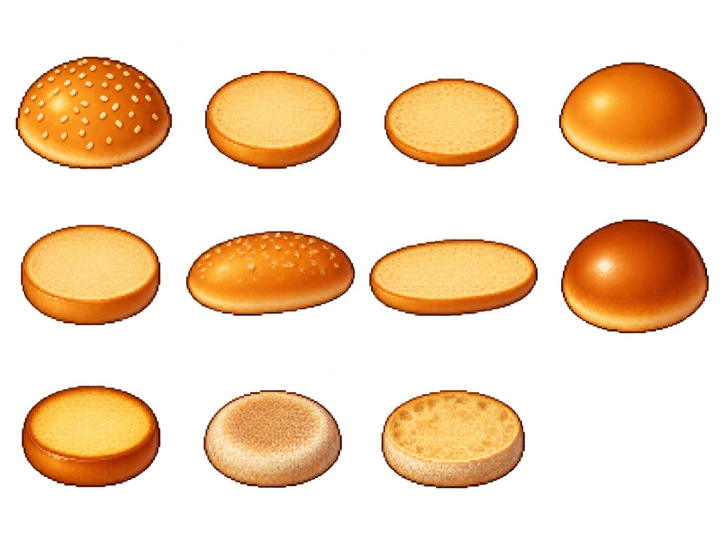
#> input picture assets/fp_src/sheet_buns.png, 1448 x 1086 px (shown at 1/2 size)
$ python extract_fp_sprites.py
#> lines starting #> are read from the running program, lines starting #| are printed output that depends on the picture; after the words box and inside, x2 and y2 are one past the last pixel; in counts of white or black regions, pixels touching at a corner belong together
"""Cut the 52 ingredient sprites (I01..I52) and 20 burger sprites (B01..B20) out of the
transparent sheets in assets/fp_src, clean the alpha, trim, and write:

    assets/fp/ing/I01.png ... I52.png
    assets/fp/burger/B01.png ... B20.png
    js/fp_sprites.js          (window.FP_SPR = { I01: {w,h}, ... }  -- JS so it works from file://)
    tools/_debug/fp/contact_*.png  (contact sheets for eyeballing)

usage:  python3 -I tools/extract_fp_sprites.py
"""
import json
import os

import cv2
import numpy as np
from PIL import Image, ImageDraw

ROOT = os.path.dirname(os.path.dirname(os.path.abspath(__file__)))
SRC = os.path.join(ROOT, 'assets', 'fp_src')
OUT = os.path.join(ROOT, 'assets', 'fp')
DBG = os.path.join(ROOT, 'tools', '_debug', 'fp')

# file, id prefix, first number, items per row (row-major reading order)
SHEETS = [
    ('sheet_buns.png',         'I', 1,  [4, 4, 3]),
    ('sheet_patties.png',      'I', 12, [4, 4, 4]),
    ('sheet_cheese_veg.png',   'I', 24, [4, 4, 4, 4]),
    ('sheet_sauces.png',       'I', 40, [4, 4, 4, 1]),
    ('sheet_combos.png',       'B', 1,  [4, 4, 4]),
    ('sheet_combos_extra.png', 'B', 13, [4, 4]),
]

ALPHA_ON = 150          # pixels at least this opaque are "ink"; everything below is halo/noise
MERGE_PX = 17           # dilation radius used only to group the pieces of one item together
MIN_AREA = 1500         # ignore specks (area of the dilated group)


def clean_sheet(path, counts):
#> called with path = 'assets/fp_src/sheet_buns.png'
    im = np.array(Image.open(path).convert('RGBA'))
#> im is the input picture: shape (1086, 1448, 4); mean R, G, B, A 81.8, 48.3, 19.1, 80.2
    a = im[..., 3]
    ink = (a >= ALPHA_ON).astype(np.uint8)
#> ink: shape (1086, 1448); values 0 (black) and 1 (white), 31.8% white; 11 white regions, largest, box (x1, y1, x2, y2) and area: (32, 114, 344, 338) 54123, (1122, 439, 1417, 666) 52624, (1118, 125, 1414, 331) 47307
    # thin grid lines / hairlines (sauce sheet) vanish under a 5x5 opening, outlines (>=3px) survive
    ink = cv2.morphologyEx(ink, cv2.MORPH_OPEN, cv2.getStructuringElement(cv2.MORPH_ELLIPSE, (5, 5)))
#> ink: shape (1086, 1448); values 0 (black) and 1 (white), 31.7% white; 11 white regions, largest, box (x1, y1, x2, y2) and area: (32, 114, 344, 338) 54075, (1122, 439, 1417, 666) 52589, (1118, 125, 1414, 331) 47274
    want = sum(counts)
    # Grow the grouping radius until the group count matches; start large (keeps loose piles like
    # sesame / salt together) and shrink when neighbouring items touch each other.
    chosen = None
    for r in range(MERGE_PX, 2, -1):
        k = cv2.getStructuringElement(cv2.MORPH_ELLIPSE, (r * 2 + 1, r * 2 + 1))
        grp = cv2.dilate(ink, k)
        n, lab, st, cen = cv2.connectedComponentsWithStats(grp, connectivity=8)
        groups = [i for i in range(1, n) if st[i, cv2.CC_STAT_AREA] >= MIN_AREA]
        if len(groups) == want:
            chosen = r
            break
#> this loop made 4 passes
#> (n, groups) on passes 1 to 4: (11, [1, 2, 3, 4, 5, 6, 7, 8, 9, 10]), (11, [1, 2, 3, 4, 5, 6, 7, 8, 9, 10]), (11, [1, 2, 3, 4, 5, 6, 7, 8, 9, 10]), (12, [1, 2, 3, 4, 5, 6, 7, 8, 9, 10, 11])
#> pass 1, in clean_sheet, `n, lab, st, cen = cv2.connectedComponentsWithStats(grp, connectivity=8)`:
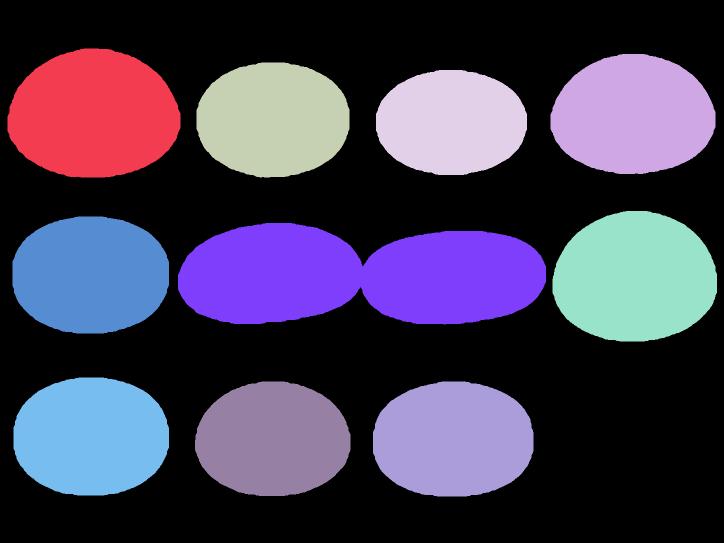
#> lab: shape (1086, 1448) int32 (shown at 1/2 size); 11 distinct labels, from 0 to 10; one colour per label, 0 black
#> after the loop:
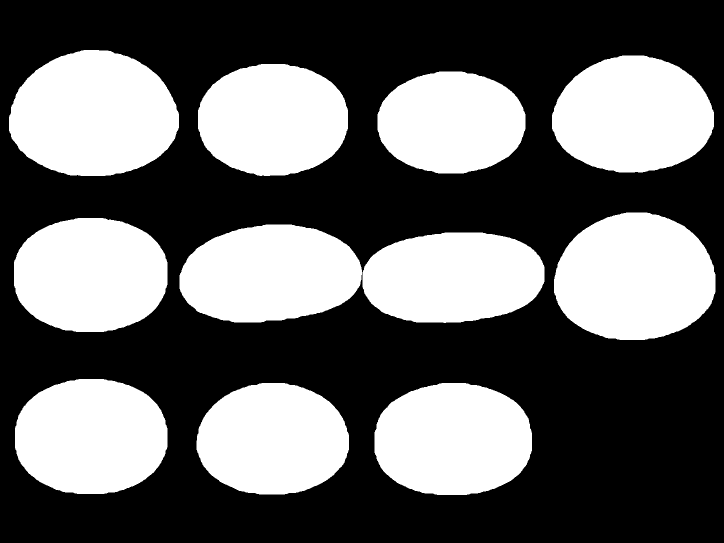
#> grp: shape (1086, 1448) (shown at 1/2 size); values 0 (black) and 1 (white), 40% white; 11 white regions, largest, box (x1, y1, x2, y2) and area: (18, 100, 358, 352) 66840, (1108, 425, 1431, 680) 65016, (1104, 111, 1428, 345) 59206
    if chosen is None:
        # fall back to the largest radius and keep the biggest `want` groups
        r = MERGE_PX
        k = cv2.getStructuringElement(cv2.MORPH_ELLIPSE, (r * 2 + 1, r * 2 + 1))
        grp = cv2.dilate(ink, k)
        n, lab, st, cen = cv2.connectedComponentsWithStats(grp, connectivity=8)
        groups = [i for i in range(1, n) if st[i, cv2.CC_STAT_AREA] >= MIN_AREA]
        groups.sort(key=lambda i: -st[i, cv2.CC_STAT_AREA])
        print('  !! %s: found %d groups, expected %d (no radius matched)' % (os.path.basename(path), len(groups), want))
        groups = groups[:want]
    else:
        print('  %s: grouping radius %d' % (os.path.basename(path), chosen))
    # reading order: split by rows using the expected counts
    groups.sort(key=lambda i: cen[i][1])
    ordered, p = [], 0
    for c in counts:
        row = sorted(groups[p:p + c], key=lambda i: cen[i][0])
        ordered += row
        p += c
#> this loop made 3 passes
#> ordered on passes 1 to 3: [1, 3, 4, 2], [1, 3, 4, 2, 6, 7, 8, 5], [1, 3, 4, 2, 6, 7, 8, 5, 9, 10, 11]
#> after the loop, p = 11
    sprites = []
    for gi in ordered:
        sel = (lab == gi)
        px = sel & (ink > 0)
        ys, xs = np.where(px)
        y0, y1, x0, x1 = ys.min(), ys.max() + 1, xs.min(), xs.max() + 1
        crop = im[y0:y1, x0:x1].copy()
        m = px[y0:y1, x0:x1]
        crop[..., 3] = np.where(m, 255, 0).astype(np.uint8)
        crop[~m, :3] = 0
        sprites.append(crop)
#> this loop made 11 passes
#> (gi, y0, y1, x0, x1) on passes 2 to 8: (3, 142, 338, 410, 682), (4, 157, 333, 769, 1037), (2, 125, 331, 1118, 1414), (6, 450, 650, 42, 321), (7, 463, 631, 373, 710), (8, 479, 632, 739, 1075), (5, 439, 666, 1122, 1417)
#> (y0, y1, x0, x1) on passes 1, 9, 10, 11: (114, 338, 32, 344), (772, 974, 44, 321), (780, 975, 407, 684), (780, 976, 763, 1050)
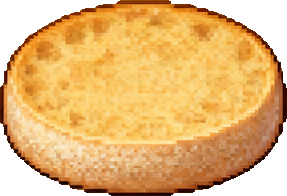
#> crop: shape (196, 287, 4); mean R, G, B, A 183, 136.7, 71.5, 207.3; transparent parts drawn white
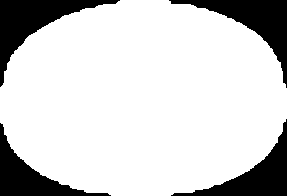
#> m: shape (196, 287) bool; 81.3% white; 4 black regions, box (x1, y1, x2, y2) and area: (0, 0, 120, 87) 2956, (169, 0, 287, 88) 2779, (171, 119, 287, 196) 2498, (0, 123, 111, 196) 2284
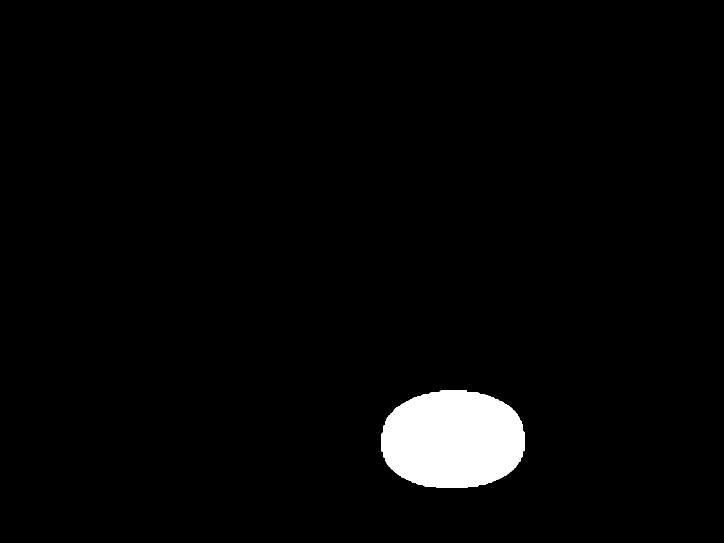
#> px: shape (1086, 1448) bool (shown at 1/2 size); 2.9% white; 1 white region, box (x1, y1, x2, y2) and area: (763, 780, 1050, 976) 45735
#> after the loop, sprites = 11 items
    return sprites


def contact_sheet(items, name, cols=6, cell=190):
    rows = (len(items) + cols - 1) // cols
    sheet = Image.new('RGB', (cols * cell, rows * (cell + 20)), (96, 100, 108))
    d = ImageDraw.Draw(sheet)
    for i, (key, arr) in enumerate(items):
        im = Image.fromarray(arr)
        s = min((cell - 16) / im.width, (cell - 16) / im.height, 1.0)
        im = im.resize((max(1, int(im.width * s)), max(1, int(im.height * s))), Image.LANCZOS)
        cx, cy = (i % cols) * cell, (i // cols) * (cell + 20)
        sheet.paste(im, (cx + (cell - im.width) // 2, cy + (cell - im.height) // 2), im)
        d.text((cx + 6, cy + cell), key, fill=(255, 255, 255))
    sheet.save(os.path.join(DBG, name))


def main():
    os.makedirs(os.path.join(OUT, 'ing'), exist_ok=True)
    os.makedirs(os.path.join(OUT, 'burger'), exist_ok=True)
    os.makedirs(DBG, exist_ok=True)
    manifest, ing_items, bur_items = {}, [], []
    for fn, pre, first, counts in SHEETS:
        sprites = clean_sheet(os.path.join(SRC, fn), counts)
        print('%-24s -> %d sprites' % (fn, len(sprites)))
#| sheet_buns.png           -> 11 sprites
        for j, arr in enumerate(sprites):
            key = '%s%02d' % (pre, first + j)
            sub = 'ing' if pre == 'I' else 'burger'
            Image.fromarray(arr).save(os.path.join(OUT, sub, key + '.png'), optimize=True)
            manifest[key] = {'w': int(arr.shape[1]), 'h': int(arr.shape[0])}
            (ing_items if pre == 'I' else bur_items).append((key, arr))
#> this loop made 11 passes
#> key on passes 1 to 11: 'I01', 'I02', 'I03', 'I04', 'I05', 'I06', 'I07', 'I08', 'I09', 'I10', 'I11'
#> pass 1, in main, `Image.fromarray(arr).save(os.path.join(OUT, sub, key + '.png'), optimi..`:
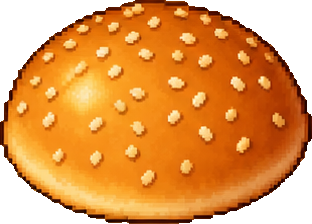
#> saved as I01.png: PIL image 312x224 RGBA; mean R, G, B, A 168.9, 96.3, 25.5, 197.3; transparent parts drawn white
#> pass 2, in main, `Image.fromarray(arr).save(os.path.join(OUT, sub, key + '.png'), optimi..`:
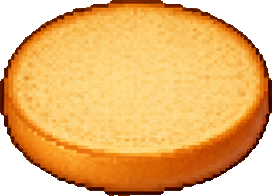
#> saved as I02.png: PIL image 272x196 RGBA; mean R, G, B, A 183.8, 130.8, 60.1, 203.1; transparent parts drawn white
#> after the loop, manifest = 11 items
#> pass 2 of the loop in main, `for fn, pre, first, counts in SHEETS:`:
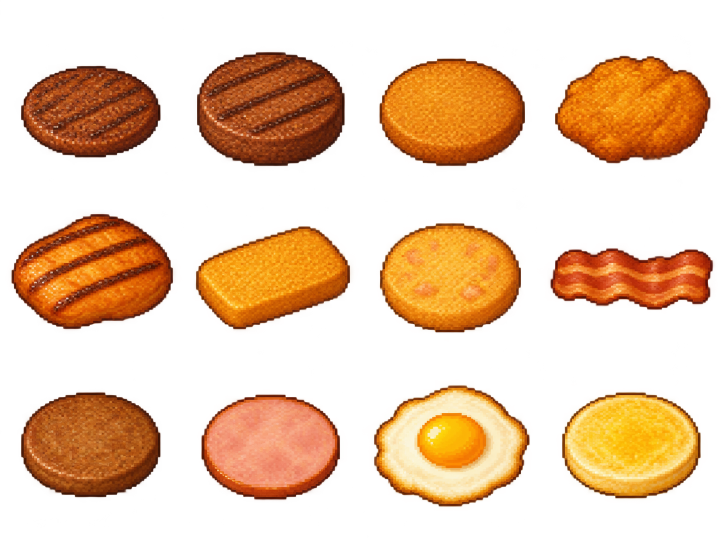
#> input picture assets/fp_src/sheet_patties.png, 1448 x 1086 px (shown at 1/2 size)
#> in clean_sheet, im is the input picture: shape (1086, 1448, 4); mean R, G, B, A 81.4, 42.9, 13.2, 90.7
#> the loop in clean_sheet (call 2), `for r in range(MERGE_PX, 2, -1):` made 1 pass
#> (n, groups) on pass 1: (13, [1, 2, 3, 4, 5, 6, 7, 8, 9, 10, 11, 12])
#|   sheet_patties.png: grouping radius 17
#> the loop in clean_sheet (call 2), `for c in counts:` made 3 passes
#> ordered on passes 1 to 3: [4, 1, 3, 2], [4, 1, 3, 2, 5, 7, 6, 8], [4, 1, 3, 2, 5, 7, 6, 8, 10, 12, 9, 11]
#> after the loop in clean_sheet (call 2), `for c in counts:`: p = 12
#> the loop in clean_sheet (call 2), `for gi in ordered:` made 12 passes
#> (gi, y0, y1, x0, x1) on passes 1, 4, 6, 9, 10, 11: (4, 132, 315, 42, 321), (2, 112, 326, 1110, 1421), (7, 453, 658, 392, 700), (10, 785, 994, 42, 321), (12, 789, 999, 403, 680), (9, 771, 1013, 748, 1059)
#> pass 1, in clean_sheet (call 2), `m = px[y0:y1, x0:x1]`:
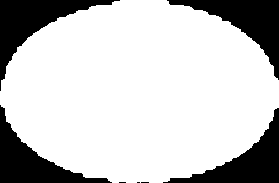
#> m: shape (183, 279) bool; 77.8% white; 7 black regions (3 under 20 px), largest, box (x1, y1, x2, y2) and area: (0, 0, 120, 91) 2988, (167, 0, 279, 80) 2876, (0, 105, 112, 183) 2741, (163, 108, 279, 183) 2730
#> after the loop in clean_sheet (call 2), `for gi in ordered:`: sprites = 12 items
#| sheet_patties.png        -> 12 sprites
#> the loop in main, `for j, arr in enumerate(sprites):` made 12 passes
#> pass 2, in main, `Image.fromarray(arr).save(os.path.join(OUT, sub, key + '.png'), optimi..`:
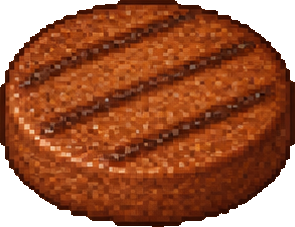
#> saved as I13.png: PIL image 295x227 RGBA; mean R, G, B, A 111.7, 47.6, 17.6, 207.6; transparent parts drawn white
#> after the loop in main, `for j, arr in enumerate(sprites):`: manifest = 23 items
#> pass 3 of the loop in main, `for fn, pre, first, counts in SHEETS:`:
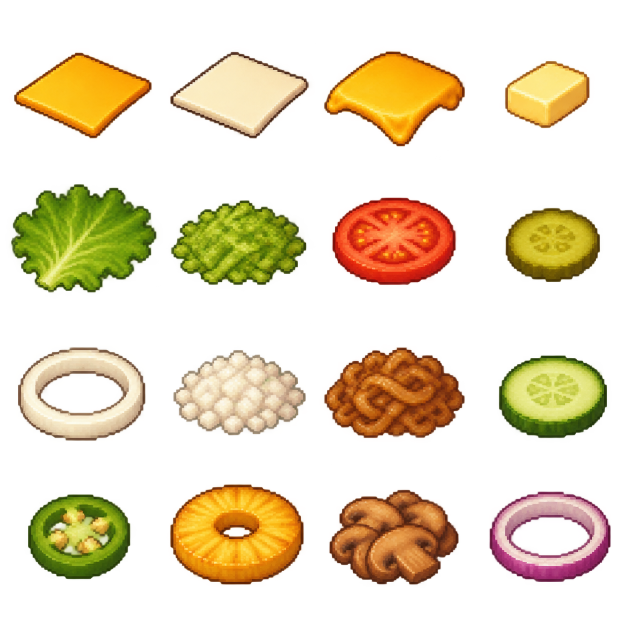
#> input picture assets/fp_src/sheet_cheese_veg.png, 1254 x 1254 px (shown at 1/2 size)
#> in clean_sheet, im is the input picture: shape (1254, 1254, 4); mean R, G, B, A 67.3, 50.2, 20.8, 78.2
#> a: shape (1254, 1254)
#> the loop in clean_sheet (call 3), `for r in range(MERGE_PX, 2, -1):` made 1 pass
#> (n, groups) on pass 1: (17, [1, 2, 3, 4, 5, 6, 7, 8, 9, 10, 11, 12, 13, 14, 15, 16])
#|   sheet_cheese_veg.png: grouping radius 17
#> the loop in clean_sheet (call 3), `for c in counts:` made 4 passes
#> ordered on passes 1 to 4: [3, 1, 2, 4], [3, 1, 2, 4, 5, 7, 6, 8], [3, 1, 2, 4, 5, 7, 6, 8, 9, 11, 10, 12], [3, 1, 2, 4, 5, 7, 6, 8, 9, 11, 10, 12, 16, 13, 14, 15]
#> after the loop in clean_sheet (call 3), `for c in counts:`: p = 16
#> the loop in clean_sheet (call 3), `for gi in ordered:` made 16 passes
#> (y0, y1, x0, x1) on passes 2, 3, 4, 5, 7, 8, 9, 11: (104, 276, 341, 617), (103, 292, 649, 929), (122, 256, 1011, 1179), (369, 584, 23, 312), (396, 569, 665, 911), (416, 564, 1012, 1200), (695, 881, 36, 290), (695, 875, 649, 929)
#> after the loop in clean_sheet (call 3), `for gi in ordered:`:
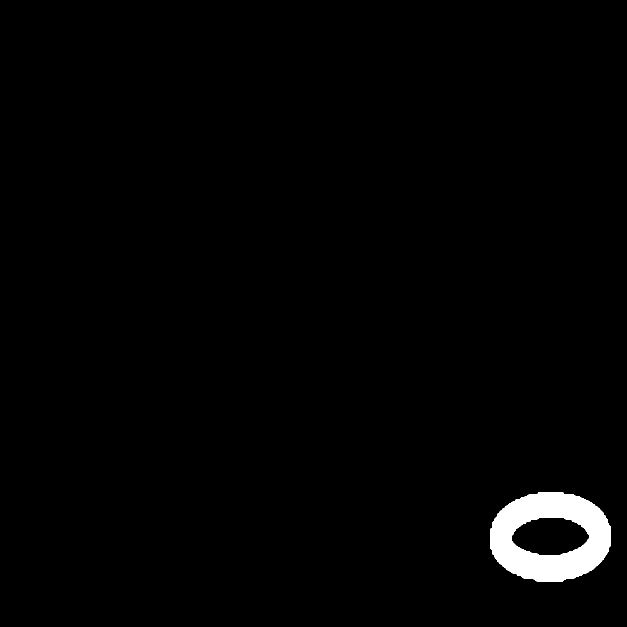
#> px: shape (1254, 1254) bool (shown at 1/2 size); 1.6% white; 1 white region, box (x1, y1, x2, y2) and area: (980, 984, 1221, 1164) 25750
#> after the loop in clean_sheet (call 3), `for gi in ordered:`: sprites = 16 items
#| sheet_cheese_veg.png     -> 16 sprites
#> the loop in main, `for j, arr in enumerate(sprites):` made 16 passes
#> pass 1, in main, `Image.fromarray(arr).save(os.path.join(OUT, sub, key + '.png'), optimi..`:
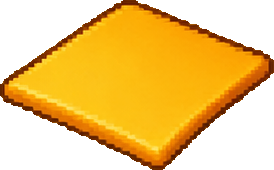
#> saved as I24.png: PIL image 274x170 RGBA; mean R, G, B, A 131.3, 90.4, 7.6, 144.4; transparent parts drawn white
#> after the loop in main, `for j, arr in enumerate(sprites):`: manifest = 39 items
#> the loop made 6 passes; the first 3 are shown
    contact_sheet(ing_items, 'contact_ing.png', cols=8)
#> in contact_sheet, `rows = (len(items) + cols - 1) // cols`: rows = 7
    contact_sheet(bur_items, 'contact_burger.png', cols=5, cell=240)
    with open(os.path.join(ROOT, 'js', 'fp_sprites.js'), 'w', encoding='utf-8') as f:
        f.write('/* auto-generated by tools/extract_fp_sprites.py */\n')
        f.write('window.FP_SPR = ' + json.dumps(manifest, separators=(',', ':')) + ';\n')
    print('total', len(manifest))


if __name__ == '__main__':
    main()
